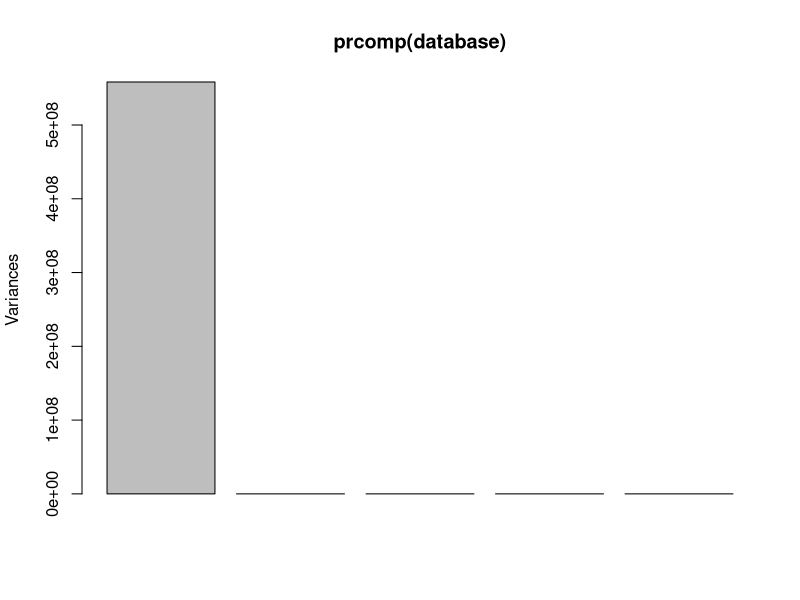
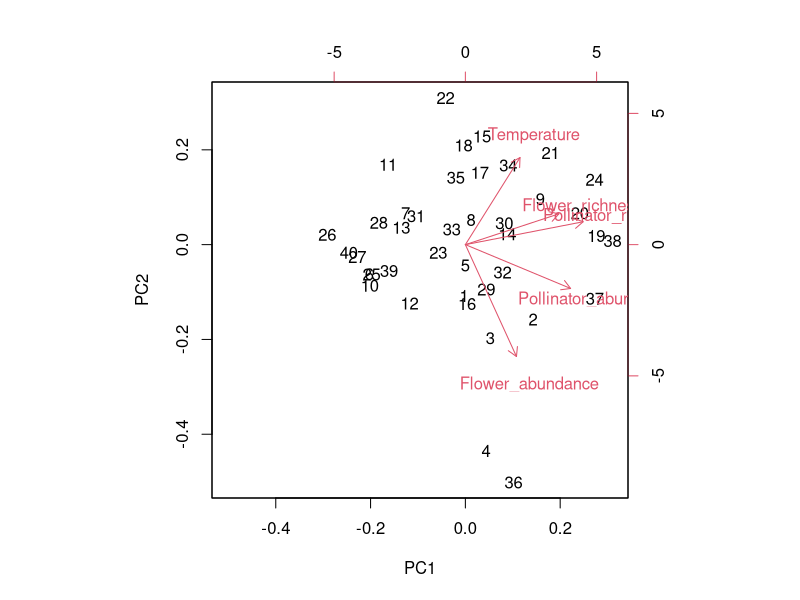
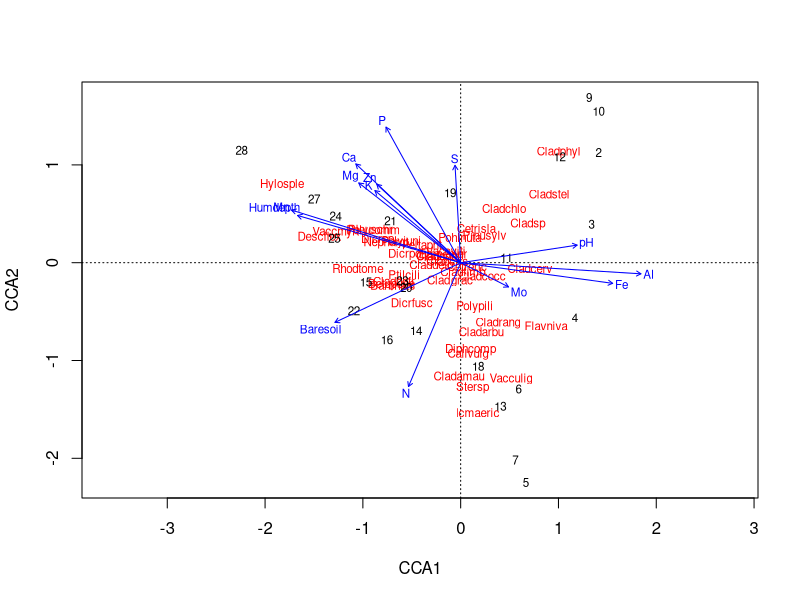
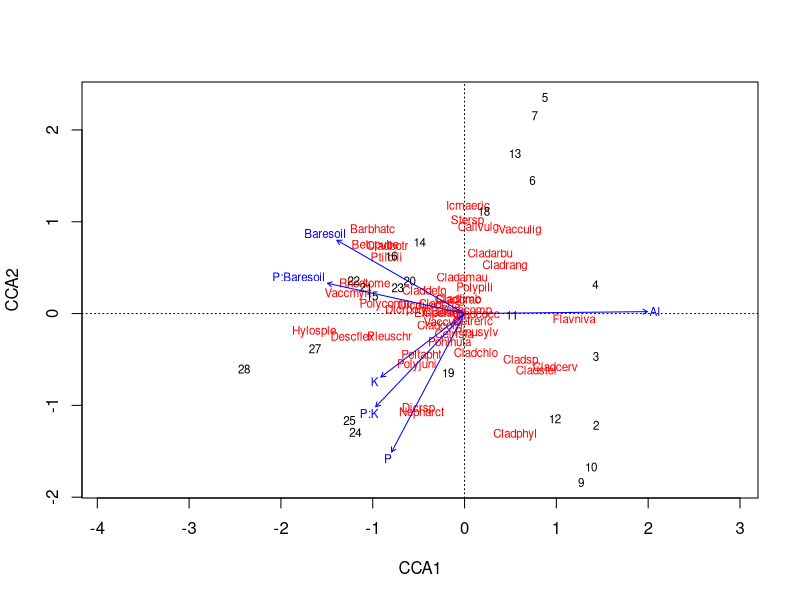

Recreate these plots in R, in order.

library(dplyr)
library(tidyr)
library(vegan)


######################## Introductory lines

# set the working directory, which is the folder containing the files
# in my case:
setwd("C:/Users/535388/OneDrive - UMONS/R folders/Course-statitstics")




########################## PCA

# Biological question: is the production of fruits related to the abundance of pollinators?

database<-read.csv("linear.csv", header=T, sep = ";") %>%
  select(-c(Site,Landscape))

prcomp(database, scale = TRUE) 
plot(prcomp(database))
summary(prcomp(database, scale = TRUE))
biplot(prcomp(database, scale = TRUE))


######################### CCA

data(varespec)
data(varechem)
## Common but bad way: use all variables you happen to have in your
## environmental data matrix
vare.cca <- cca(varespec, varechem)
vare.cca
plot(vare.cca)
## Formula interface and a better model
vare.cca <- cca(varespec ~ Al + P*(K + Baresoil), data=varechem)
vare.cca
plot(vare.cca)





